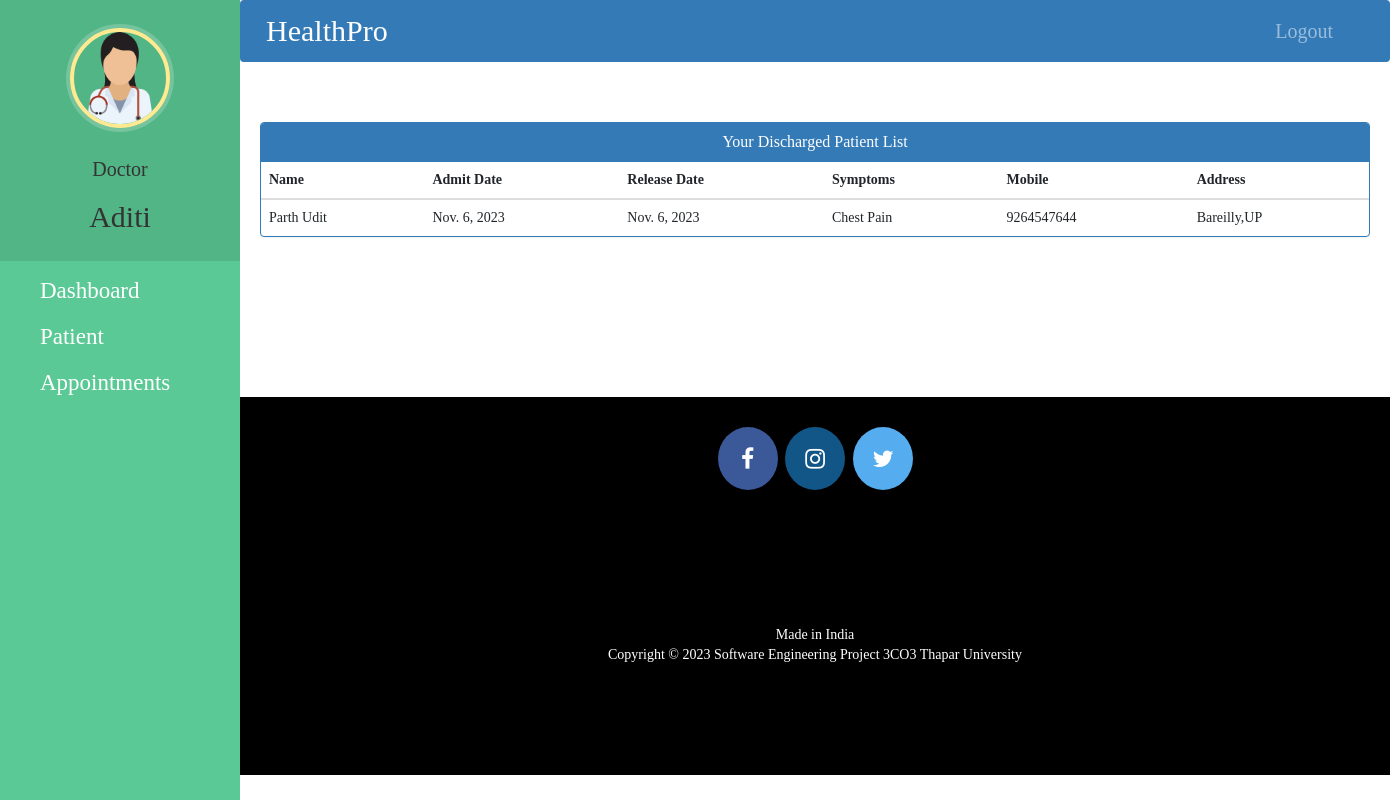
/doctor-view-discharge-patient (signed in), run on the app's committed database.
### hospital/models.py (models this page shows, shortened)
class Doctor(models.Model):
    user=models.OneToOneField(User,on_delete=models.CASCADE)
    profile_pic= models.ImageField(upload_to='profile_pic/DoctorProfilePic/',null=True,blank=True)
    address = models.CharField(max_length=40)
    mobile = models.CharField(max_length=20,null=True)
    department= models.CharField(max_length=50,choices=departments,default='Cardiologist')
    status=models.BooleanField(default=False)

class PatientDischargeDetails(models.Model):
    patientId=models.PositiveIntegerField(null=True)
    patientName=models.CharField(max_length=40)
    assignedDoctorName=models.CharField(max_length=40)
    address = models.CharField(max_length=40)
    mobile = models.CharField(max_length=20,null=True)
    symptoms = models.CharField(max_length=100,null=True)
    admitDate=models.DateField(null=False)
    releaseDate=models.DateField(null=False)
    daySpent=models.PositiveIntegerField(null=False)
    roomCharge=models.PositiveIntegerField(null=False)
    medicineCost=models.PositiveIntegerField(null=False)
    doctorFee=models.PositiveIntegerField(null=False)
    OtherCharge=models.PositiveIntegerField(null=False)
    total=models.PositiveIntegerField(null=False)

### hospital/views.py (the view)
# urls.py: path('doctor-view-discharge-patient',views.doctor_view_discharge_patient_view,name='doctor-view-discharge-patient'),
@login_required(login_url='doctorlogin')
@user_passes_test(is_doctor)
def doctor_view_discharge_patient_view(request):
    dischargedpatients=models.PatientDischargeDetails.objects.all().distinct().filter(assignedDoctorName=request.user.first_name)
    doctor=models.Doctor.objects.get(user_id=request.user.id) #for profile picture of doctor in sidebar
    return render(request,'hospital/doctor_view_discharge_patient.html',{'dischargedpatients':dischargedpatients,'doctor':doctor})

### hospital/views.py (called while the page is built)
def is_doctor(user):
    return user.groups.filter(name='DOCTOR').exists()

### templates/hospital/doctor_view_discharge_patient.html (shortened to what this page needs)
{% extends 'hospital/doctor_base.html' %}
{% block content %}
{%load static%}
<head>
  <link href="//netdna.bootstrapcdn.com/bootstrap/3.0.0/css/bootstrap.min.css" rel="stylesheet" id="bootstrap-css">
</head>
<div class="container">
  <div class="panel panel-primary">
    <div class="panel-heading">
      <h6 class="panel-title">Your Discharged Patient List</h6>
    </div>
    <table class="table table-hover" id="dev-table">
      <thead>
        <tr>
          <th>Name</th>
          <th>Admit Date</th>
          <th>Release Date</th>
          <th>Symptoms</th>
          <th>Mobile</th>
          <th>Address</th>
        </tr>
      </thead>
      {% for p in dischargedpatients %}
      <tr>
        <td> {{p.patientName}}</td>
        <td>{{p.admitDate}}</td>
        <td>{{p.releaseDate}}</td>
        <td>{{p.symptoms}}</td>
        <td>{{p.mobile}}</td>
        <td>{{p.address}}</td>
      </tr>
      {% endfor %}
    </table>
  </div>
</div>
{% endblock content %}

### templates/hospital/doctor_base.html (shortened to what this page needs)
<!DOCTYPE html>
{% load static %}
<html lang="en">
<head>
  <link rel="stylesheet" href="https://stackpath.bootstrapcdn.com/bootstrap/4.3.1/css/bootstrap.min.css">
  <link rel="stylesheet" href="https://maxcdn.bootstrapcdn.com/font-awesome/4.7.0/css/font-awesome.min.css">
</head>
<body>
  <nav class="menu" tabindex="0">
    <header class="avatar">
      <img src="{% static doctor.profile_pic.url %}" alt="Profile Pic" />
      <br><br>
      <h6 style="font-size: 20px">Doctor</h6>
      <h2 style="font-weight: 500;">{{request.user.first_name}}</h2>
    </header>
    <ul>
      <li tabindex="0" class="icon-dashboard"> <a style="color:white; text-decoration:none; font-size: 23px" href="/doctor-dashboard"><span>Dashboard</span></a> </li>
      <li tabindex="0" class="icon-users"> <a style="color:white; text-decoration:none; font-size: 23px" href="/doctor-patient"><span>Patient</span></a></li>
      <li tabindex="0" class="icon-calendar"> <a style="color:white; text-decoration:none; font-size: 23px" href="/doctor-appointment"><span>Appointments</span></a></li>
    </ul>
  </nav>
  <main>
    <div class="bs-example">
      <nav class="navbar navbar-expand-md  navbar-dark fixed-top" style="background:#337AB7;">
        <a href="/doctor-dashboard" class="navbar-brand" style="font-size: 30px">HealthPro</a>
        <div class="collapse navbar-collapse justify-content-between" id="navbarCollapse">
          <div class="navbar-nav" style=" margin-left: 90%;">
            <a href="/logout" class="nav-item nav-link" style="font-size: 20px">Logout</a>
          </div>
        </div>
      </nav>
    </div>
    <br><br>
    {% block content %}
    {% endblock content %}
    <br><br><br><br><br><br><br>
    <footer>
      <p>
        <a id="ftr" href="https://www.facebook.com/arshita.mehta.77" class="fa fa-facebook"></a>
        <a id="ftr" href="https://instagram.com/anushkas2111?igshid=dzMzOTZ5eXc5aWVp" class="fa fa-instagram"></a>
        <a id="ftr" href="https://x.com/21AnushkaSingh?s=09" class="fa fa-twitter"></a>
      </p>
      <br>
      <div class="container">
        <div class="row">
          <div class="col-md-12 col-sm-12">
            <div style="color:#ffffff;" class="wow fadeInUp footer-copyright">
              <p>Made in India <br>
                Copyright &copy; 2023 Software Engineering Project 3CO3 Thapar University </p>
            </div>
          </div>
        </div>
      </div>
    </footer>
  </main>
</body>
</html>

### templates/hospital/doctor_base.html (style rules this page uses)
a:link { text-decoration: none; }
a { color: white; }
footer { padding: 0px 0px 0px 0px; background-color: black; margin: 0px; }
#ftr { padding: 20px; }
.fa { font-size: 23px; width: 60px; text-align: center; text-decoration: none; margin: 5px 2px; border-radius: 50%; }
.fa-facebook { background: #3B5998; color: white; margin-top: 30px; }
.fa-twitter { background: #55ACEE; color: white; }
.fa-instagram { background: #125688; color: white; }
p { text-align: center; }
body { padding-left: 240px; }
main { position: relative; height: 100vh; }
.menu { background: #5bc995; height: 100vh; width: 240px; position: fixed; top: 0px; left: 0; z-index: 5; outline: none; }
.menu .avatar { background: rgba(0, 0, 0, 0.1); padding: 2em 0.5em; text-align: center; }
.menu .avatar img { width: 100px; border-radius: 50%; overflow: hidden; border: 4px solid #ffea92; box-shadow: 0 0 0 4px rgba(255, 255, 255, 0.2); }
.menu .avatar h2 { font-weight: normal; margin-bottom: 0; }
.menu ul { list-style: none; padding: 0.5em 0; margin: 0; }
.menu ul li { padding: 0.5em 1em 0.5em 3em; font-size: 0.95em; font-weight: regular; background-repeat: no-repeat; background-position: left 15px center; background-size: auto 20px; transition: all 0.15s linear; cursor: pointer; }
.menu ul li.icon-dashboard { background-image: url("http://www.entypo.com/images//gauge.svg"); }
.menu ul li.icon-users { background-image: url("http://www.entypo.com/images//users.svg"); }
.menu ul li.icon-calendar { background-image: url("http://www.entypo.com/images//calendar.svg"); }

### templates/hospital/doctor_view_discharge_patient.html (style rules this page uses)
a:link { text-decoration: none; }
h6 { text-align: center; }
.row { margin: 100px; }
* { font-family: poppins; }

### data on the page
Doctor: profile_pic (picture)
PatientDischargeDetails: patientName "Parth Udit", admitDate "Nov. 6, 2023", releaseDate "Nov. 6, 2023", symptoms "Chest Pain", mobile "9264547644", address "Bareilly,UP"

### other printed values
{{ request.user.first_name }} "Aditi"
